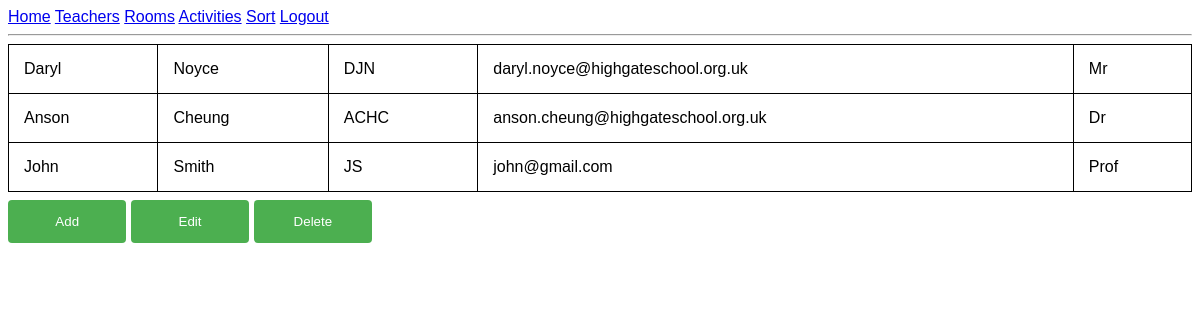
Screenshot of /teachers (signed in) with the database file from the repository.
### models.py (models this page shows, shortened)
class Teacher(db.Model):
    id = db.Column(db.Integer, primary_key=True)
    f_name = db.Column(db.String(64))
    s_name = db.Column(db.String(64))
    initials = db.Column(db.String(64))
    email = db.Column(db.String(64), unique=True)
    title = db.Column(db.String(64))
    activities = db.relationship('Activity', secondary='teacher_activity_link')
    def iterable(self):
        return [self.f_name, self.s_name, self.initials, self.email, self.title]

### app.py (the view, shortened to what this page needs)
@app.route('/teachers', methods=['GET', 'POST'])
@login_required
def teachers():
    teacher_table = [teacher.iterable() for teacher in Teacher.query.all()]
    find_edit_id_form = FindEditIdFormTeacher()
    edit_teacher_form = EditTeacherForm()
    add_teacher_form = AddTeacherForm()
    delete_teacher_form = DeleteTeacherForm()
    teacher_form = TeacherForm()
    fields = ['f_name', 's_name', 'initials', 'email', 'title']
    show_options = {
        'edit_id': False,
        'edit': False,
        'add': False,
        'delete': False
    }
    data = request.form
    if 'add' in data:
        show_options['add'] = True
        redirect('teachers')
    if 'edit' in data:
        show_options['edit_id'] = True
        redirect('teachers')
    if 'delete' in data:
        show_options['delete'] = True
        redirect('teachers')
    if add_teacher_form.submit_add.data and add_teacher_form.validate_on_submit():
        new_teacher = Teacher(f_name=add_teacher_form.f_name.data, s_name=add_teacher_form.s_name.data, initials=add_teacher_form.initials.data,
                              email=add_teacher_form.email.data, title=add_teacher_form.title.data)
        new_teacher.add()
        return redirect('teachers')
    if edit_teacher_form.submit_edit.data and edit_teacher_form.validate_on_submit():
        teacher_to_edit = Teacher.query.get(cache.get('teacher_to_edit_id'))
        teacher_to_edit.edit(edit_teacher_form)
        return redirect('teachers')
    if delete_teacher_form.submit_delete_id.data and delete_teacher_form.validate_on_submit():
        teacher_id = find_id_teacher(delete_teacher_form.s_name.data)
        Teacher.query.filter(Teacher.id == teacher_id).delete()
        db.session.commit()
        return redirect('teachers')
    teacher_table = [teacher.iterable() for teacher in Teacher.query.all()]
    return render_template('teachers.html', teacher_table=teacher_table, add_teacher_form=add_teacher_form, find_edit_id_form=find_edit_id_form,
                           edit_teacher_form=edit_teacher_form, delete_teacher_form=delete_teacher_form, show_options=show_options)

### forms.py
class FindEditIdFormTeacher(FlaskForm):
    s_name = StringField('Surname', validators=[DataRequired()], render_kw={'placeholder': 'Surname of teacher to edit'})
    submit_edit_id = SubmitField('Submit')

class EditTeacherForm(FlaskForm):
    f_name = StringField('First name', validators=[DataRequired()], render_kw={'placeholder': 'First Name'})
    s_name = StringField('Surname', validators=[DataRequired()], render_kw={'placeholder': 'Surname Name'})
    initials = StringField('Initials', validators=[DataRequired()], render_kw={'placeholder': 'Initials'})
    email = StringField('Email', validators=[DataRequired(), Email()], render_kw={'placeholder': 'Email'})
    title = StringField('Title', validators=[DataRequired()], render_kw={'placeholder': 'Title'})
    submit_edit = SubmitField('Submit')

### models.py (called while the page is built)
@login.user_loader
def load_user(user_id):
    return User.query.get(int(user_id))

### templates/teachers.html (shortened to what this page needs)
{% extends "base.html" %}
{% block content %}
<table>
    {% for teacher in teacher_table %}
        <tr>
        {% for item in teacher %}
            <td>{{ item }}</td>
        {% endfor %}
        </tr>
    {% endfor %}
</table>
<form action="" method="post" novalidate>
<input type="submit" value="Add" name="add">
<input type="submit" value="Edit" name="edit">
<input type="submit" value="Delete" name="delete">
</form>
{% endblock %}

### templates/base.html (shortened to what this page needs)
<html>
    <head>
    <link rel= "stylesheet" type = "text/css" href = "{{ url_for('static', filename='stylesheets/CSS.css') }}">
    </head>
    <body>
        <div>
            <a href="{{ url_for('index') }}">Home</a>
            <a href="{{ url_for('teachers') }}">Teachers</a>
            <a href="{{ url_for('rooms') }}">Rooms</a>
            <a href="{{ url_for('activities') }}">Activities</a>
            <a href="{{ url_for('sort') }}">Sort</a>
            {% if current_user.is_anonymous %}
            <a href="{{ url_for('login') }}">Login</a>
            {% else %}
            <a href="{{ url_for('logout') }}">Logout</a>
            {% endif %}
        </div>
        <hr>
        {% block content %}{% endblock %}
    </body>
</html>

### static/stylesheets/CSS.css (style rules this page uses)
html { font-family: "Lucida Sans", sans-serif; }
input[type=submit] { width: 10%; background-color: #4CAF50; color: white; padding: 14px 20px; margin: 8px 0; border: none; border-radius: 4px; cursor: pointer; }
table { width: 100%; border-collapse: collapse; }
table, th, td { border: 1px solid black; }
th, td { padding: 15px; }

### rows the page displays
Teacher: f_name "Daryl", s_name "Noyce", initials "DJN", email "daryl.noyce@highgateschool.org.uk", title "Mr"
Teacher: f_name "Anson", s_name "Cheung", initials "ACHC", email "anson.cheung@highgateschool.org.uk", title "Dr"
Teacher: f_name "John", s_name "Smith", initials "JS", email "john@gmail.com", title "Prof"
